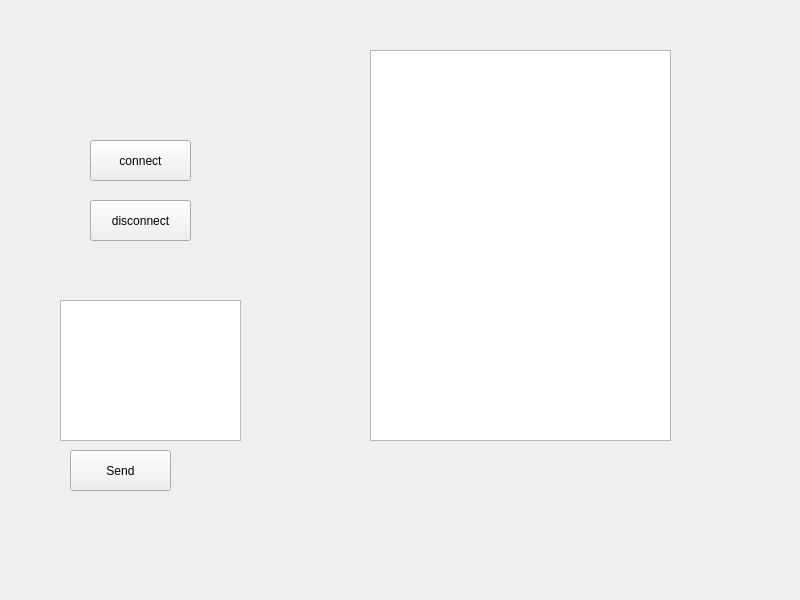
<?xml version="1.0" encoding="UTF-8"?>
<ui version="4.0">
 <class>Widget</class>
 <widget class="QWidget" name="Widget">
  <property name="geometry">
   <rect>
    <x>0</x>
    <y>0</y>
    <width>800</width>
    <height>600</height>
   </rect>
  </property>
  <property name="windowTitle">
   <string>Widget</string>
  </property>
  <widget class="QPushButton" name="send">
   <property name="geometry">
    <rect>
     <x>70</x>
     <y>450</y>
     <width>101</width>
     <height>41</height>
    </rect>
   </property>
   <property name="text">
    <string>Send</string>
   </property>
  </widget>
  <widget class="QTextEdit" name="send_t">
   <property name="geometry">
    <rect>
     <x>60</x>
     <y>300</y>
     <width>181</width>
     <height>141</height>
    </rect>
   </property>
  </widget>
  <widget class="QTextEdit" name="recv_t">
   <property name="geometry">
    <rect>
     <x>370</x>
     <y>50</y>
     <width>301</width>
     <height>391</height>
    </rect>
   </property>
  </widget>
  <widget class="QPushButton" name="connect">
   <property name="geometry">
    <rect>
     <x>90</x>
     <y>140</y>
     <width>101</width>
     <height>41</height>
    </rect>
   </property>
   <property name="text">
    <string>connect</string>
   </property>
  </widget>
  <widget class="QPushButton" name="disconnect">
   <property name="geometry">
    <rect>
     <x>90</x>
     <y>200</y>
     <width>101</width>
     <height>41</height>
    </rect>
   </property>
   <property name="text">
    <string>disconnect</string>
   </property>
  </widget>
 </widget>
 <resources/>
 <connections/>
</ui>
